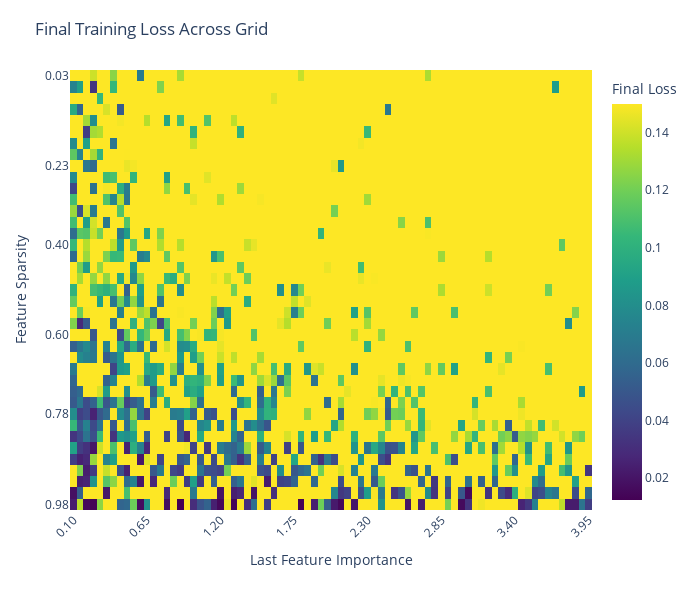

Notebook code for this chart:
### Code cell
# Load the results
loaded_data = load_grid_results("test_grid_results.npz")
grid_results = loaded_data['grid_results']
sparsity_values = loaded_data['sparsity_values']
importance_values = loaded_data['importance_values']
config_params = loaded_data.get('config_params', {})

# Create a minimal config object with all required attributes
class SimpleConfig:
    def __init__(self, sparsity_values, importance_values, config_params):
        self.sparsity_values = sparsity_values
        self.importance_values = importance_values
        self.n_experts = config_params.get('n_experts', 1)
        self.n_features = config_params.get('n_features', 2)
        self.n_hidden = config_params.get('n_hidden', 1)
        self.n_active_experts = config_params.get('n_active_experts', 1)

simple_config = SimpleConfig(sparsity_values, importance_values, config_params)

# Run analysis directly
analysis_output = analyze_norm_and_superposition_all_experts(grid_results, simple_config)
plot_loss_grid_sparsity_last_feature_plotly(grid_results, simple_config, max_loss=.15)
plot_norm_and_superposition_analysis(analysis_output, simple_config)

### Figure 1 — Plotly figure (JSON) as saved in the notebook; plotly's stock layout.template omitted (floating-point values rounded to 4 significant figures; data arrays with more than 128 entries replaced by an {"elided": "..."} marker saying what was removed)
{"data": [{"colorbar": {"title": {"text": "Final Loss"}}, "colorscale": [[0, "#440154"], [0.1111, "#482878"], [0.2222, "#3e4989"], [0.3333, "#31688e"], [0.4444, "#26828e"], [0.5556, "#1f9e89"], [0.6667, "#35b779"], [0.7778, "#6ece58"], [0.8889, "#b5de2b"], [1, "#fde725"]], "hovertemplate": "importance=%{x:.3f}<br>sparsity=%{y:.3f}<br>loss=%{z:.6f}<extra></extra>", "type": "heatmap", "x": [0.1, 0.15, 0.2, 0.25, 0.3, 0.35, 0.4, 0.45, 0.5, 0.55, 0.6, 0.65, 0.7, 0.75, 0.8, 0.85, 0.9, 0.95, 1.0, 1.05, 1.1, 1.15, 1.2, 1.25, 1.3, 1.35, 1.4, 1.45, 1.5, 1.55, 1.6, 1.65, 1.7, 1.75, 1.8, 1.85, 1.9, 1.95, 2.0, 2.05, 2.1, 2.15, 2.2, 2.25, 2.3, 2.35, 2.4, 2.45, 2.5, 2.55, 2.6, 2.65, 2.7, 2.75, 2.8, 2.85, 2.9, 2.95, 3.0, 3.05, 3.1, 3.15, 3.2, 3.25, 3.3, 3.35, 3.4, 3.45, 3.5, 3.55, 3.6, 3.65, 3.7, 3.75, 3.8, 3.85, 3.9, 3.95], "y": [0.025, 0.05, 0.075, 0.1, 0.125, 0.15, 0.175, 0.2, 0.225, 0.25, 0.275, 0.3, 0.325, 0.35, 0.375, 0.4, 0.425, 0.45, 0.475, 0.5, 0.525, 0.55, 0.575, 0.6, 0.625, 0.65, 0.675, 0.7, 0.725, 0.75, 0.775, 0.8, 0.825, 0.85, 0.875, 0.9, 0.925, 0.95, 0.975], "z": {"elided": "39x78 float values"}, "zmax": 0.15, "zmin": 0.01232}], "layout": {"height": 600, "margin": {"b": 90, "l": 70, "r": 30, "t": 70}, "title": {"text": "Final Training Loss Across Grid"}, "width": 700, "xaxis": {"tickangle": -45, "tickmode": "array", "ticktext": ["0.10", "0.65", "1.20", "1.75", "2.30", "2.85", "3.40", "3.95"], "tickvals": [0.1, 0.65, 1.2, 1.75, 2.3, 2.85, 3.4, 3.95], "title": {"text": "Last Feature Importance"}}, "yaxis": {"autorange": "reversed", "tickmode": "array", "ticktext": ["0.03", "0.23", "0.40", "0.60", "0.78", "0.98"], "tickvals": [0.025, 0.225, 0.4, 0.6, 0.775, 0.975], "title": {"text": "Feature Sparsity"}}}}
